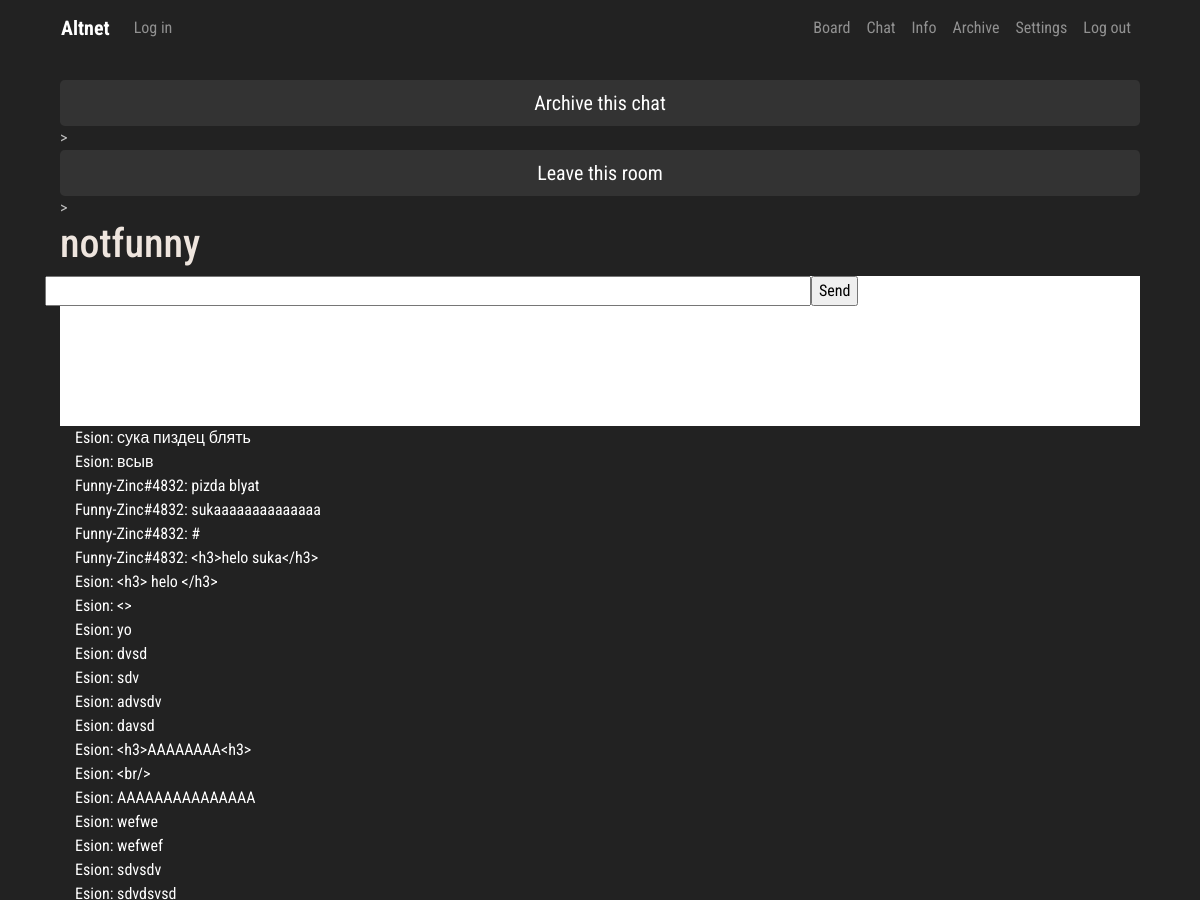
Before: /chat/2/ (upper part) with the older database file.
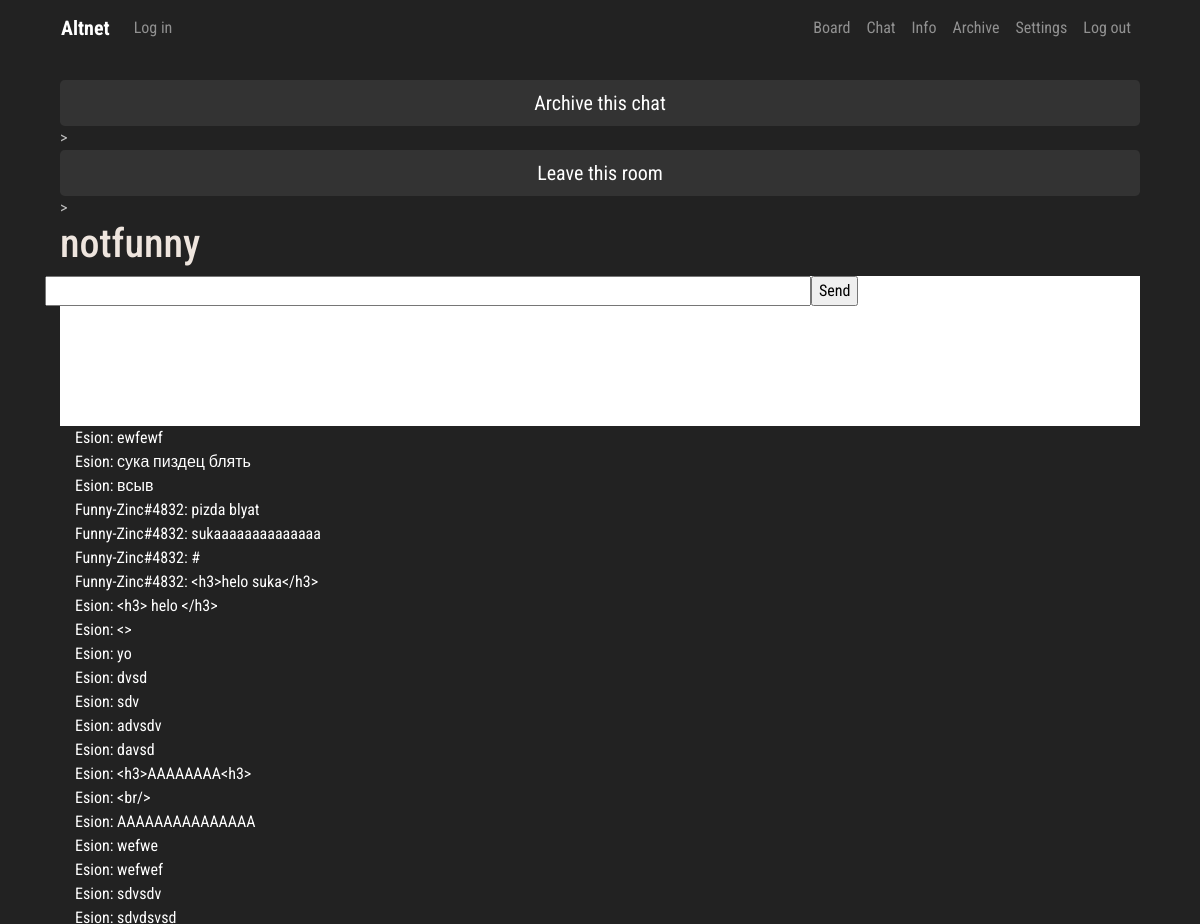
After: the same page with the newer database file.
### chat/models.py (models this page shows, shortened)
class Message(models.Model):
    message_author = models.CharField('Message author', max_length=150, blank=False, null=False)
    message_room = models.ForeignKey(Room, on_delete=models.CASCADE)
    message_text = models.TextField(blank=False, null=False, max_length=1000)
    message_media = models.ImageField(upload_to=user_chat_directory_path, blank=True, null=True)
    pub_date = models.DateTimeField('Date published', auto_now=True)

### chat/views.py (the view)
# urls.py: path('<str:room_id>/', views.room, name='room'),
def room(request, room_id):
    chat_form = SendMessage()
    loc = UI
    headers = Headers
    errors = Errors
    board_ = Board
    thread = locThread
    template = loader.get_template('room.html')
    categories = Categories
    if request.user.is_authenticated:
        username = request.user.username
        loc_option = Hikka.objects.get(user=request.user.id).language_code
        authorised = True
    else:
        username = anonymous_validator(request)
        loc_option = 0
        authorised = False
    messages = Message.objects.filter(message_room__id=room_id).order_by('-pub_date')
    room_name = Room.objects.get(id=room_id).name
    if request.method == 'POST':
        if 'arch' in request.POST:
            make_chat_copy(room_id, room_name)
        elif 'leave' in request.POST:
            return HttpResponseRedirect(reverse('Chat:chat'))
    context = {
        'UI': loc,
        'headers': headers,
        'errors': errors,
        'lang': loc_option,
        'board': board_,
        'locThread': thread,
        'categories': categories,
        'room_name': room_name,
        'messages': messages,
        'chat_form': chat_form,
        'username': username,
        'room_id': room_id,
        'authorised': authorised,
    }
    return HttpResponse(template.render(context, request))

### chat/forms.py
class SendMessage(forms.ModelForm):
    message_text = forms.CharField(label='Message Text', max_length=1000)
    class Meta:
        model = Message
        fields = ('message_text', )

### board/templatetags/loc_extra.py (called while the page is built)
@register.filter
def return_item(l, i):
    try:
        return l[i]
    except:
        return None

### board/views.py (called while the page is built)
def random_name():
    noun = ['Apple', 'Grape', 'Hero', 'Nickel', 'Zinc', 'Rock', 'Paper', 'Joker', 'Beat', 'Aug', 'Runner', 'Miracle']
    adjective = ['Shitty', 'Slippy', 'Explosive', 'Luminous', 'Advanced', 'Creative', 'Burning', 'Sweaty', 'Leet',
                 'Apex', 'Funny', 'Raging']
    tag = ['1', '2', '3', '4', '5', '6', '7', '8', '9', '0']
    randomized_tag = choices(tag, k=4)
    return ''.join(adjective[randint(0, len(adjective)-1)]) + '-' + ''.join(noun[randint(0, len(noun)-1)]) + '#' + \
           ''.join(randomized_tag)

### chat/templates/room.html (shortened to what this page needs)
{% extends 'chat_hat.html' %}
{% block content %}
{% load loc_extra %}
{% load static %}
</head>
<body>
 <form method="POST" enctype="multipart/form-data">
        <button class="btn btn-dark btn-lg btn-block" type="submit" name="arch">Archive this chat</button>><br>
     </form>
 <form method="POST" enctype="multipart/form-data">
        <button class="btn btn-dark btn-lg btn-block" type="submit" name="leave">Leave this room</button>><br>
     </form>
  <div class="trds">
  <main class="contentd" role="main">
  <header>
 <h1 data-text="{{ room_name }}">{{ room_name }}</h1></header></main></div>
<div style="background-color:#fff; width:100%; height:100%">
<div class="row">
<div class="col-">
    <input id="chat-message-input" name="message_text" type="text" size="100"><br>
</div>
<div class="col-">
    <input id="chat-message-submit" name="chat-message-submit" type="submit" value="Send">
</div>
</div>
</div>
  <div class="col-lg-12 col-sm-12 col-md-12">
    <div id="chat-log" class="chat-log" cols="120" rows="20" style="color:#fff; background-color:#222222; border:none">
        {% for message in messages %}
        {{ message.message_text }} <br />
        {% endfor %}
    </div><br>
</div>
</body>
{% endblock %}

Changed rows visible on the page:
added Message: message_text "Esion: ewfewf"
